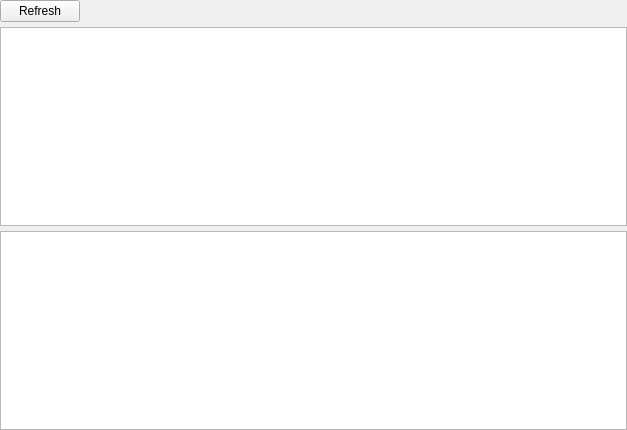
<?xml version="1.0" encoding="UTF-8"?>
<ui version="4.0">
 <class>CDMIWidget</class>
 <widget class="QWidget" name="CDMIWidget">
  <property name="geometry">
   <rect>
    <x>0</x>
    <y>0</y>
    <width>627</width>
    <height>430</height>
   </rect>
  </property>
  <property name="windowTitle">
   <string>Form</string>
  </property>
  <layout class="QVBoxLayout" name="verticalLayout">
   <property name="spacing">
    <number>5</number>
   </property>
   <property name="leftMargin">
    <number>0</number>
   </property>
   <property name="topMargin">
    <number>0</number>
   </property>
   <property name="rightMargin">
    <number>0</number>
   </property>
   <property name="bottomMargin">
    <number>0</number>
   </property>
   <item>
    <layout class="QHBoxLayout" name="hLayoutButtons">
     <item>
      <widget class="QPushButton" name="refreshButton">
       <property name="text">
        <string>Refresh</string>
       </property>
      </widget>
     </item>
     <item>
      <spacer name="hSpacerH1">
       <property name="orientation">
        <enum>Qt::Horizontal</enum>
       </property>
       <property name="sizeHint" stdset="0">
        <size>
         <width>40</width>
         <height>20</height>
        </size>
       </property>
      </spacer>
     </item>
    </layout>
   </item>
   <item>
    <widget class="QTreeView" name="itemsTree">
     <property name="sizePolicy">
      <sizepolicy hsizetype="Expanding" vsizetype="Expanding">
       <horstretch>0</horstretch>
       <verstretch>0</verstretch>
      </sizepolicy>
     </property>
     <property name="minimumSize">
      <size>
       <width>0</width>
       <height>0</height>
      </size>
     </property>
     <property name="maximumSize">
      <size>
       <width>16777215</width>
       <height>16777215</height>
      </size>
     </property>
    </widget>
   </item>
   <item>
    <widget class="QTreeView" name="propertiesTree"/>
   </item>
  </layout>
 </widget>
 <resources/>
 <connections/>
</ui>
